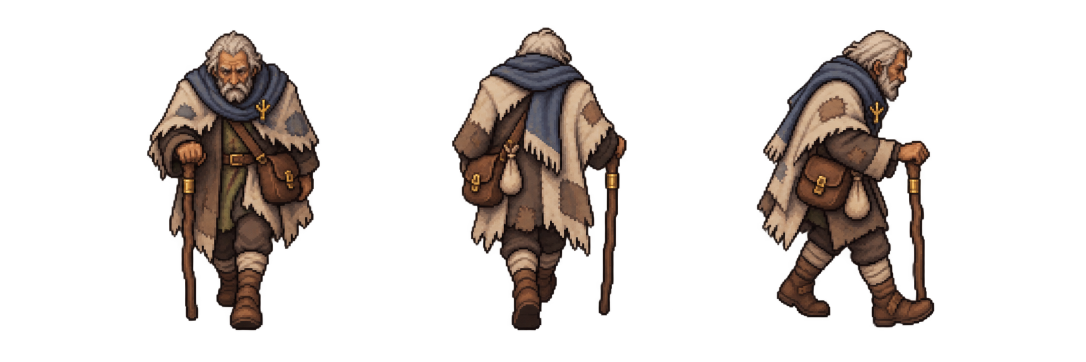
#> input picture incoming/hub/hub_crowd_elder.png, 2172 x 724 px, found by its file name (shown at 1/2 size); its folder holds only this picture in this run
$ python bake_hub_art.py
#> lines starting #> are read from the running program, lines starting #| are printed output that depends on the picture; after the words box and inside, x2 and y2 are one past the last pixel; in counts of white or black regions, pixels touching at a corner belong together
#> in bake, im is the input picture: PIL image 2172x724 RGBA; mean R, G, B, A 24.3, 18.3, 15, 58.9
#!/usr/bin/env python3
"""Bake hub art from incoming/hub/<name>.png into assets/textures/hub/<name>.png.

Brief: docs/art/2026-09-27-hub-square-art.md. Every piece is baked at the
world size it is drawn at, so the game shows it 1:1:

- Buildings (batch B) share one detail scale in the generator's sheets (a
  door is ~200 source px), so they take one factor, SCALE, which puts a door
  at ~80 px beside the ~64 px player.
- Street dressing, the plaza and the icons are sized by the brief: TARGET
  gives each one's world height (or width, for the plaza).

Trims to the alpha box (ignoring faint haze) and zeroes the border alpha.
Strips that tile horizontally and frame sheets keep their full width, so
tiles still meet and frames stay on equal cells.

Run: python3 tools/design/bake_hub_art.py [name ...]   (default: all in incoming/hub)
"""
import sys
from pathlib import Path
from PIL import Image

SCALE = 0.4
## name -> ("h" | "w", world px): the baked height or width.
TARGET = {
    "hub_tree_autumn_a": ("h", 190),
    "hub_tree_autumn_b": ("h", 180),
    "hub_banner": ("h", 150),
    "hub_brazier_sheet": ("h", 90),
    "hub_stall_alcove": ("h", 140),
    "hub_stall_gear": ("h", 140),
    "hub_stall_green": ("h", 140),
    "hub_barrels": ("h", 70),
    "hub_sacks": ("h", 50),
    # HubWorld fits the plaza to (radius * 2 + 0.25) cells = 656 px.
    "hub_plaza": ("w", 656),
    "hub_icon_merchant": ("h", 48),
    "hub_icon_ascension": ("h", 48),
    "hub_icon_gear": ("h", 48),
    "hub_icon_alcove": ("h", 48),
    "hub_icon_exit": ("h", 48),
    # docs/art/2026-09-27-hub-npc-art.md: people at the player's ~77 px,
    # Beka at her in-game sizes (a sitting cat is ~34 px).
    "hub_npc_exchanger": ("h", 80),
    "hub_npc_quartermaster": ("h", 82),
    "hub_npc_chronicler": ("h", 78),
    "hub_npc_acolyte": ("h", 82),
    "hub_npc_smith": ("h", 82),
    "hub_crowd_pilgrim": ("h", 80),
    "hub_crowd_labourer": ("h", 80),
    "hub_crowd_washer": ("h", 76),
    "hub_crowd_elder": ("h", 74),
    "hub_crowd_courier": ("h", 76),
    "hub_crowd_clerk": ("h", 80),
    "hub_crowd_baker": ("h", 78),
    "hub_crowd_mender": ("h", 76),
    "hub_beka_walk": ("h", 28),
    "hub_beka_stand": ("h", 30),
    "hub_beka_content": ("h", 34),
    "hub_beka_groom": ("h", 34),
    "hub_beka_stretch": ("h", 26),
}
TILE_STRIPS = {"hub_roofs_back"}
## Walk cycles hold the body still and move the legs, so their frames are
## registered on the torso (mean column of the middle band), not the feet.
TORSO_ANCHORED = {"hub_beka_walk"}
FRAME_SHEETS = {
    "hub_brazier_sheet": 3,
    "hub_beka_walk": 6,
    **{f"hub_crowd_{n}": 3 for n in ("pilgrim", "labourer", "washer", "elder", "courier", "clerk", "baker", "mender")},
}
SRC = Path("incoming/hub")
DST = Path("assets/textures/hub")


def register_frames(im: Image.Image, frames: int, torso: bool = False) -> Image.Image:
    """Re-pack a hand-drawn frame strip onto equal cells.

    The generator does not space frames on exact equal cells (the brazier
    sheet's plinths sat 657 px apart on 724 px thirds), which makes the
    animation jitter. Find each frame as a run of non-empty columns, anchor
    it on its base (the bounding box of its lowest 40%, where the plinth is
    and the flame is not) and place every base at the centre of an equal
    cell, bottoms aligned.
    """
#> called with frames = 3, torso = False
    solid = im.getchannel("A").point(lambda v: 255 if v else 0)
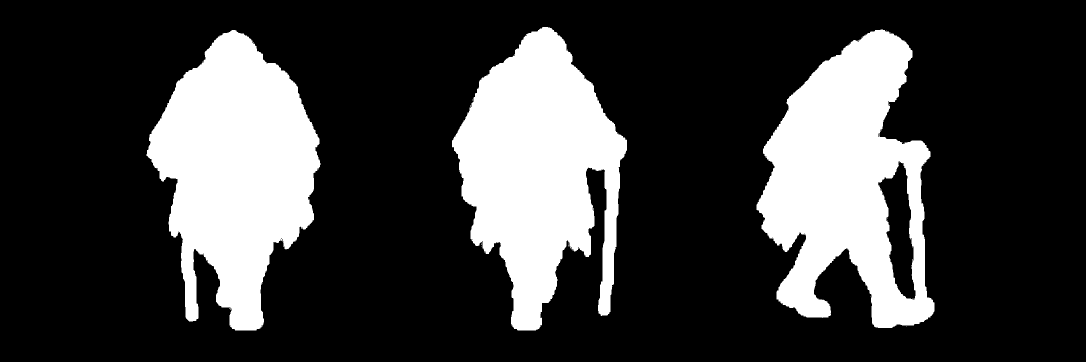
#> solid: PIL image 2172x724 L (shown at 1/2 size); 24% white; 48 white regions (45 under 20 px), largest, box (x1, y1, x2, y2) and area: (293, 60, 641, 661) 127116, (1513, 59, 1869, 656) 125502, (904, 54, 1254, 661) 124675
    w, h = im.size
#> w = 2172; h = 724
    used = [solid.crop((x, 0, x + 1, h)).getbbox() is not None for x in range(w)]
#> used = 2172 items, first 6: False, False, False, False, False, False
    runs, start = [], None
    for x, on in enumerate(used + [False]):
        if on and start is None:
            start = x
        if not on and start is not None:
            runs.append((start, x))
            start = None
#> after the loop, runs = [(293, 641), (904, 1254), (1513, 1869)]
    # A staff or a strap can leave a gap inside one figure: merge the pieces
    # separated by the narrowest gaps until one run per frame is left.
    while len(runs) > frames:
        gaps = [runs[k + 1][0] - runs[k][1] for k in range(len(runs) - 1)]
        k = gaps.index(min(gaps))
        runs[k:k + 2] = [(runs[k][0], runs[k + 1][1])]
#> this loop made 0 passes
    # Two figures that touch (a tail over the next one's nose) share a run:
    # split the widest run at its thinnest column near the middle.
    while 0 < len(runs) < frames:
        k = max(range(len(runs)), key=lambda n: runs[n][1] - runs[n][0])
        x0, x1 = runs[k]
        lo, hi = x0 + (x1 - x0) * 3 // 10, x0 + (x1 - x0) * 7 // 10
        cut = min(range(lo, hi), key=lambda x: sum(1 for y in range(0, h, 2) if solid.getpixel((x, y))))
        runs[k:k + 1] = [(x0, cut), (cut, x1)]
    if len(runs) != frames:
        print(f"  {frames} frames expected, found {len(runs)} column runs; keeping the sheet as drawn")
        return im
    anchors = []
    for x0, x1 in runs:
        box = solid.crop((x0, 0, x1, h)).getbbox()
        if torso:
            top = box[1] + int((box[3] - box[1]) * 0.35)
            bottom = box[1] + int((box[3] - box[1]) * 0.75)
            xs = [x for x in range(x0, x1) for y in range(top, bottom, 2) if solid.getpixel((x, y))]
            anchors.append(sum(xs) / max(1, len(xs)))
            continue
        base_top = box[1] + int((box[3] - box[1]) * 0.6)
        base = solid.crop((x0, base_top, x1, box[3])).getbbox()
        anchors.append(x0 + (base[0] + base[2]) / 2.0)
#> this loop made 3 passes
#> (x0, x1, box, base_top, base) on passes 1 to 3: (293, 641, (0, 60, 348, 661), 420, (44, 0, 335, 241)), (904, 1254, (0, 54, 350, 661), 418, (37, 0, 333, 243)), (1513, 1869, (0, 59, 356, 656), 417, (0, 0, 356, 239))
#> after the loop, anchors = [482.5, 1089, 1691]
    half = max(max(a - x0, x1 - a) for (x0, x1), a in zip(runs, anchors))
#> half = 189.5
    cell = int(half * 2) + 8
#> cell = 387
    out = Image.new("RGBA", (cell * frames, h), (0, 0, 0, 0))
#> out: PIL image 1161x724 RGBA; every value is 0
    for i, ((x0, x1), a) in enumerate(zip(runs, anchors)):
        piece = im.crop((x0, 0, x1, h))
        out.alpha_composite(piece, (int(round(i * cell + cell / 2.0 - (a - x0))), 0))
#> this loop made 3 passes
#> (x0, x1, a) on passes 1 to 3: (293, 641, 482.5), (904, 1254, 1089), (1513, 1869, 1691)
#> pass 1, in register_frames, `piece = im.crop((x0, 0, x1, h))`:
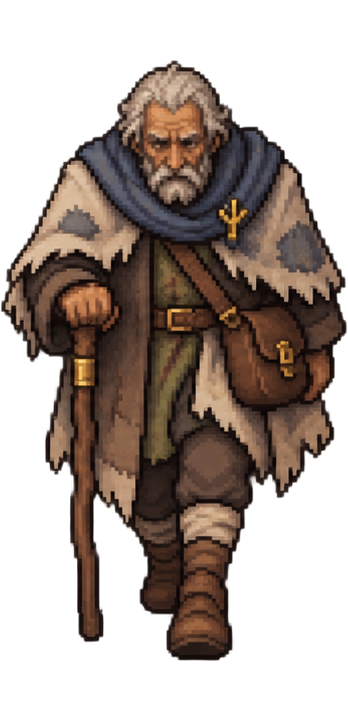
#> piece: PIL image 348x724 RGBA; mean R, G, B, A 47.4, 35.1, 28.2, 124.5; transparent parts drawn white
#> pass 2, in register_frames, `piece = im.crop((x0, 0, x1, h))`:
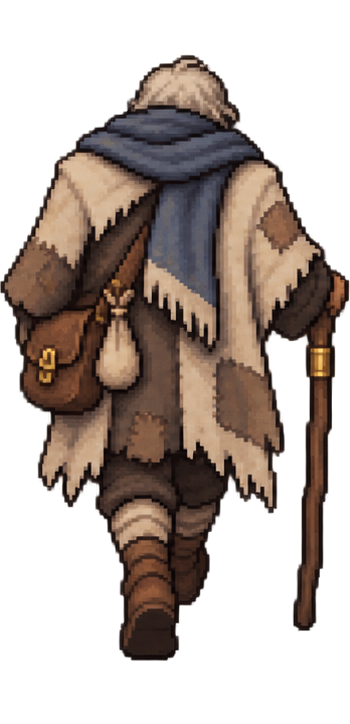
#> piece: PIL image 350x724 RGBA; mean R, G, B, A 52.4, 40.6, 34, 120.9; transparent parts drawn white
#> after the loop:
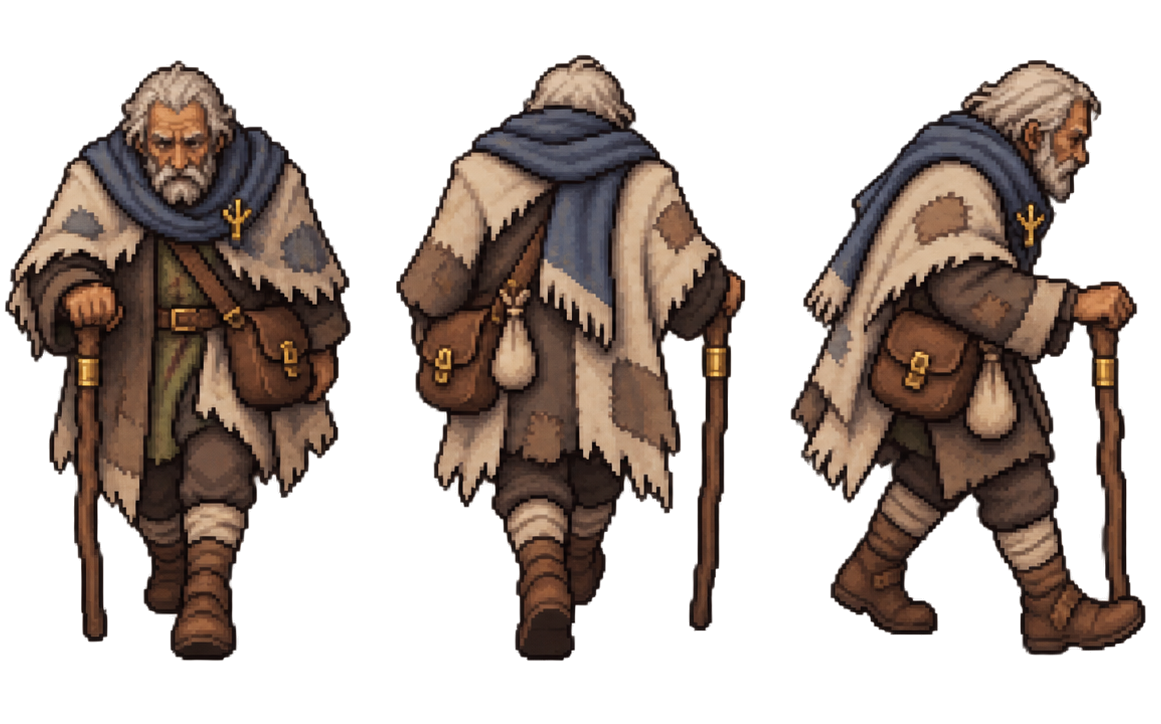
#> out: PIL image 1161x724 RGBA; mean R, G, B, A 44.3, 33.6, 27.6, 110.2; transparent parts drawn white
    return out


def bake(name: str) -> None:
    im = Image.open(SRC / f"{name}.png").convert("RGBA")
    alpha = im.getchannel("A").point(lambda v: 0 if v < 8 else v)
    im.putalpha(alpha)
    if name in FRAME_SHEETS:
        im = register_frames(im, FRAME_SHEETS[name], name in TORSO_ANCHORED)
        alpha = im.getchannel("A")
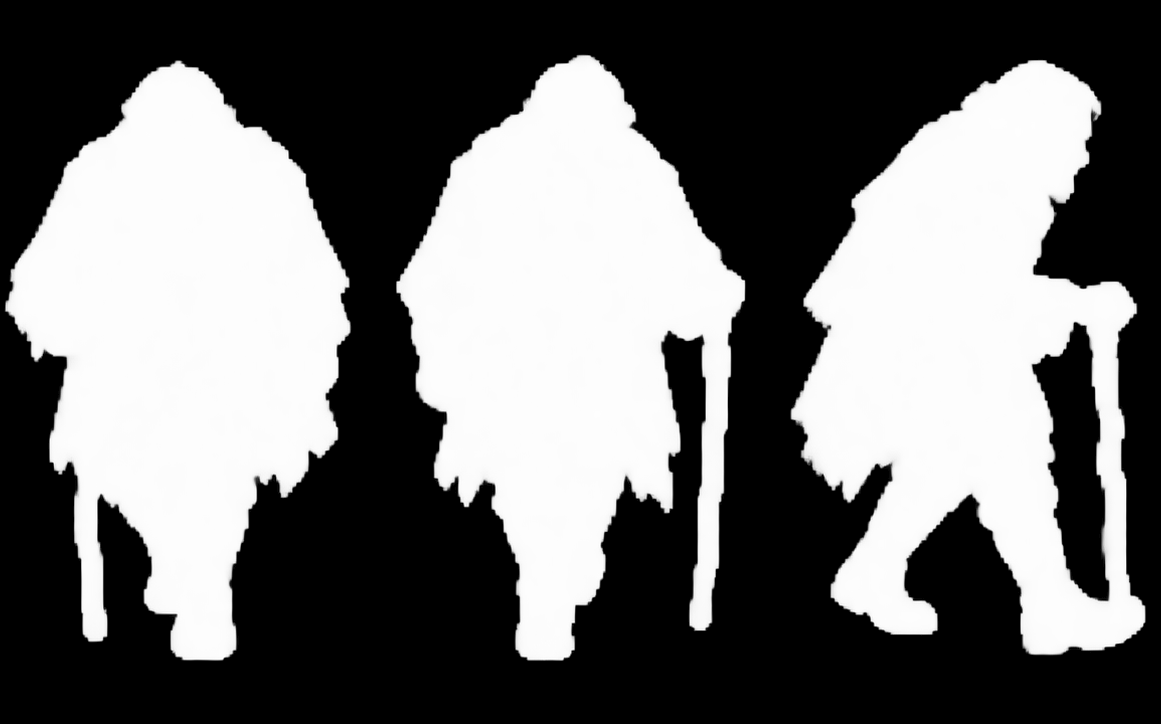
#> alpha: PIL image 1161x724 L; min 0, max 255, mean 110.2
    box = alpha.getbbox()
#> box = (4, 54, 1146, 661)
    keep_width = name in TILE_STRIPS or name in FRAME_SHEETS
    im = im.crop((0, box[1], im.width, box[3]) if keep_width else box)
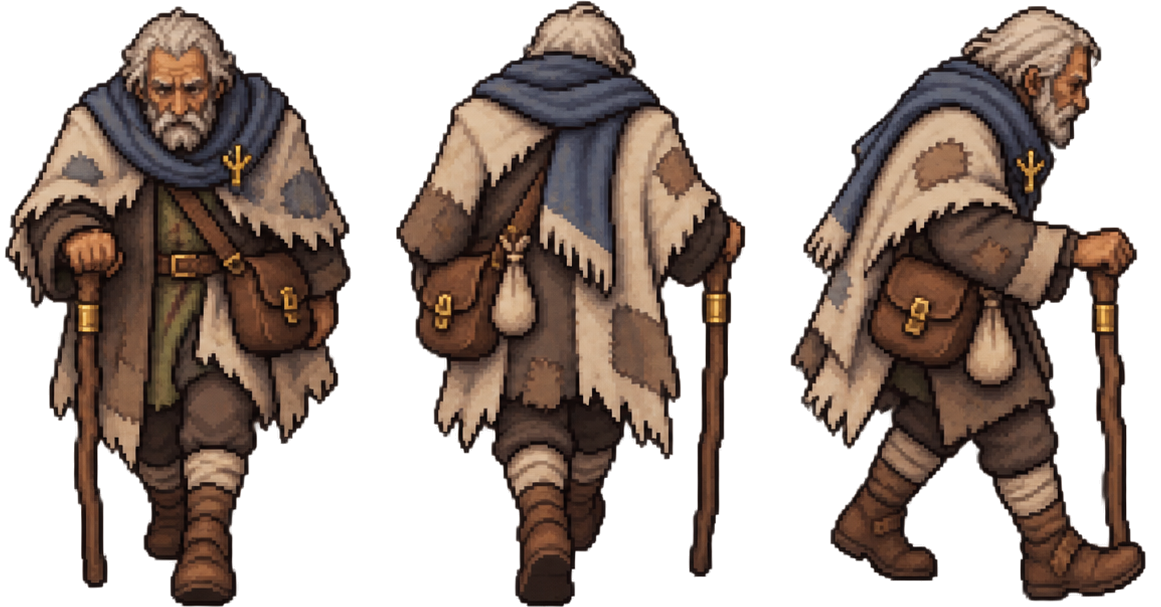
#> im: PIL image 1161x607 RGBA; mean R, G, B, A 52.8, 40, 32.9, 131.4; transparent parts drawn white
    if name in TARGET:
        axis, px = TARGET[name]
        factor = px / (im.height if axis == "h" else im.width)
#> factor = 0.122
    else:
        factor = SCALE
    w = max(1, round(im.width * factor))
#> w = 142
    h = max(1, round(im.height * factor))
#> h = 74
    frames = FRAME_SHEETS.get(name, 1)
    w -= w % frames
#> w = 141
    out = im.resize((w, h), Image.LANCZOS)
#> out: PIL image 141x74 RGBA
    px = out.load()
    for x in range(w):
        px[x, 0] = px[x, 0][:3] + (0,)
        px[x, h - 1] = px[x, h - 1][:3] + (0,)
    if name not in TILE_STRIPS:
        # Every frame's side border too, so no frame bleeds into the next.
        for f in range(frames):
            for x in (f * w // frames, (f + 1) * w // frames - 1):
                for y in range(h):
                    px[x, y] = px[x, y][:3] + (0,)
    out.save(DST / f"{name}.png")
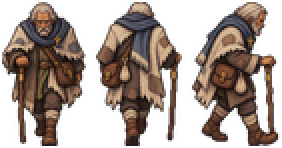
#> saved as hub_crowd_elder.png: PIL image 141x74 RGBA (shown 2 times larger); mean R, G, B, A 55.8, 41.7, 34, 131.3; transparent parts drawn white
    print(f"{name}: {im.size} -> {out.size} ({w / 64:.2f} x {h / 64:.2f} cells)")
#| hub_crowd_elder: (1161, 607) -> (141, 74) (2.20 x 1.16 cells)


names = sys.argv[1:] or sorted(p.stem for p in SRC.glob("*.png"))
for n in names:
    bake(n)

$ run again, on incoming/hub/hub_house_side.png
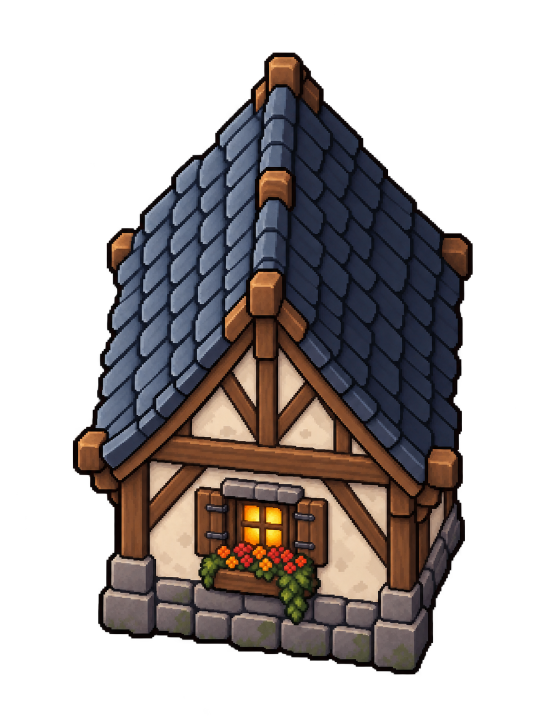
#> input picture incoming/hub/hub_house_side.png, 1086 x 1448 px, found by its file name (shown at 1/2 size)
#> in bake, im is the input picture: PIL image 1086x1448 RGBA; mean R, G, B, A 37.9, 32.2, 31.4, 114.4
#> in bake, `alpha = im.getchannel("A").point(lambda v: 0 if v < 8 else v)`:
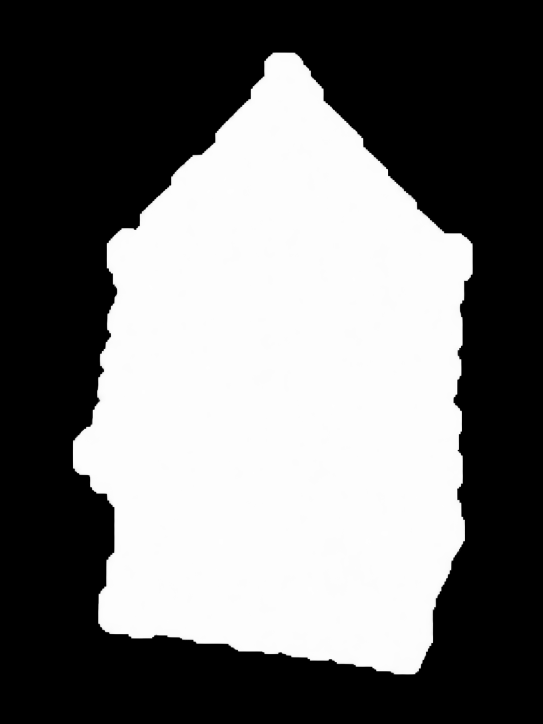
#> alpha: PIL image 1086x1448 L (shown at 1/2 size); min 0, max 255, mean 114.4
#> box = (145, 104, 946, 1350)
#> in bake, `out = im.resize((w, h), Image.LANCZOS)`:
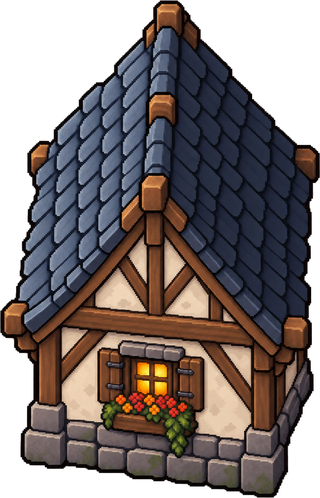
#> out: PIL image 320x498 RGBA; mean R, G, B, A 59.4, 50.4, 49.2, 180.2; transparent parts drawn white
#| hub_house_side: (801, 1246) -> (320, 498) (5.00 x 7.78 cells)

$ run again, on incoming/hub/hub_house_stone.png
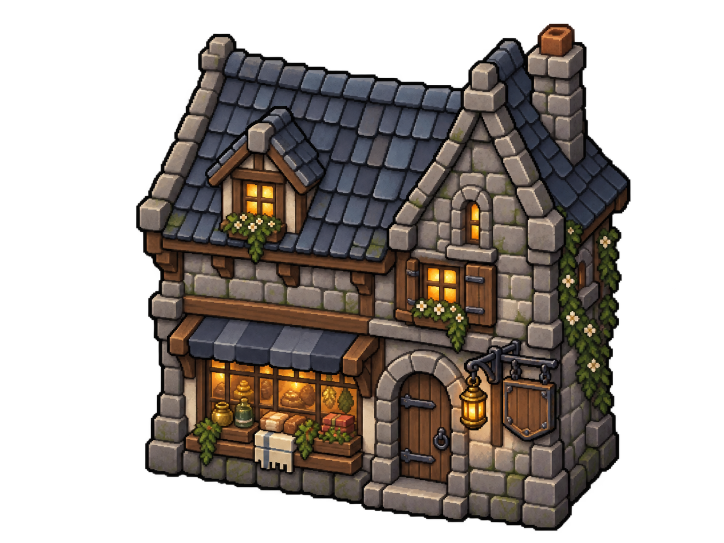
#> input picture incoming/hub/hub_house_stone.png, 1448 x 1086 px, found by its file name (shown at 1/2 size)
#> in bake, im is the input picture: PIL image 1448x1086 RGBA; mean R, G, B, A 44.1, 37.5, 32.5, 128.7
#> in bake, `alpha = im.getchannel("A").point(lambda v: 0 if v < 8 else v)`:
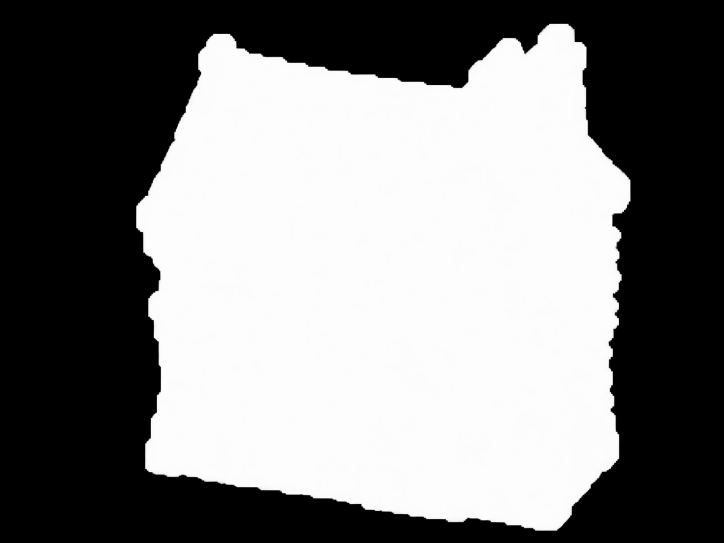
#> alpha: PIL image 1448x1086 L (shown at 1/2 size); min 0, max 255, mean 128.7
#> box = (272, 47, 1261, 1064)
#> in bake, `out = im.resize((w, h), Image.LANCZOS)`:
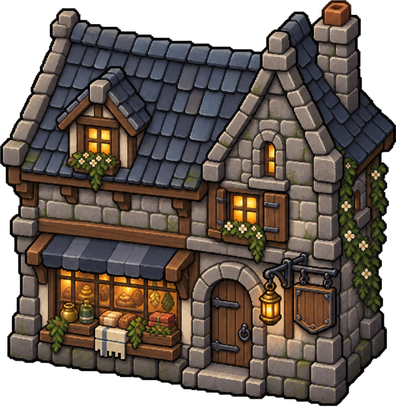
#> out: PIL image 396x407 RGBA; mean R, G, B, A 68.5, 58.1, 50.5, 201.3; transparent parts drawn white
#| hub_house_stone: (989, 1017) -> (396, 407) (6.19 x 6.36 cells)

$ run again, on incoming/hub/hub_house_timber.png
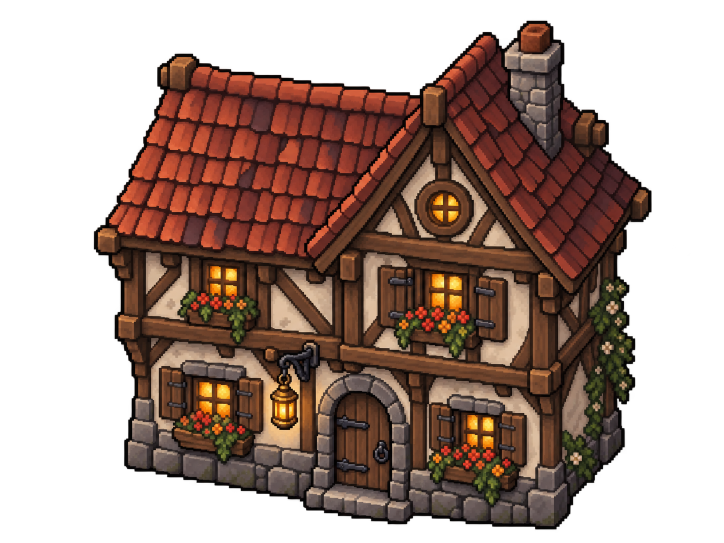
#> input picture incoming/hub/hub_house_timber.png, 1448 x 1086 px, found by its file name (shown at 1/2 size)
#> in bake, im is the input picture: PIL image 1448x1086 RGBA; mean R, G, B, A 55.2, 34.4, 25.7, 138.3
#> box = (187, 41, 1304, 1060)
#> in bake, `out = im.resize((w, h), Image.LANCZOS)`:
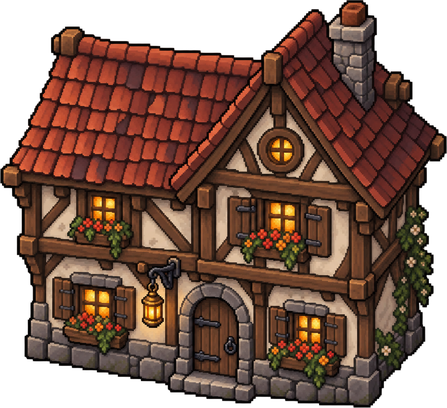
#> out: PIL image 447x408 RGBA; mean R, G, B, A 75.8, 47.2, 35.4, 191.1; transparent parts drawn white
#| hub_house_timber: (1117, 1019) -> (447, 408) (6.98 x 6.38 cells)
